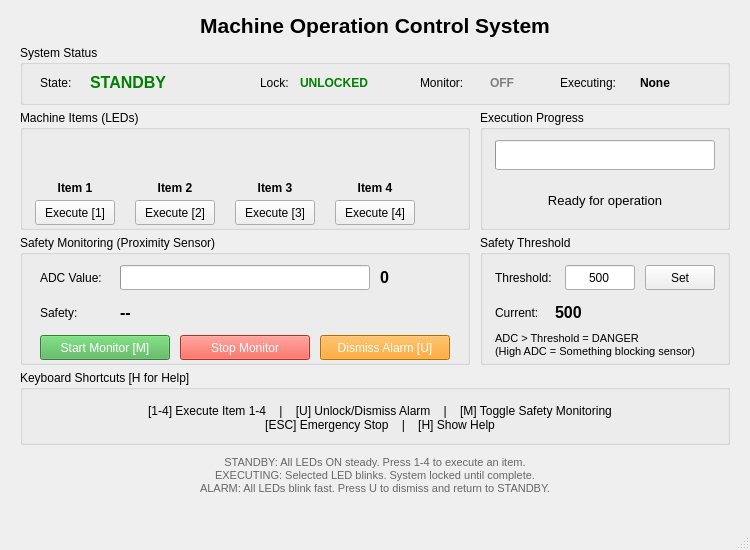
<?xml version="1.0" encoding="UTF-8"?>
<ui version="4.0">
 <class>MainWindow</class>
 <widget class="QMainWindow" name="MainWindow">
  <property name="geometry">
   <rect>
    <x>0</x>
    <y>0</y>
    <width>750</width>
    <height>550</height>
   </rect>
  </property>
  <property name="windowTitle">
   <string>Machine Operation Control System</string>
  </property>
  <widget class="QWidget" name="centralWidget">
   <!-- Title -->
   <widget class="QLabel" name="lblTitle">
    <property name="geometry">
     <rect>
      <x>20</x>
      <y>10</y>
      <width>710</width>
      <height>30</height>
     </rect>
    </property>
    <property name="font">
     <font>
      <pointsize>16</pointsize>
      <weight>75</weight>
      <bold>true</bold>
     </font>
    </property>
    <property name="text">
     <string>Machine Operation Control System</string>
    </property>
    <property name="alignment">
     <set>Qt::AlignCenter</set>
    </property>
   </widget>

   <!-- System Status Section -->
   <widget class="QGroupBox" name="groupStatus">
    <property name="geometry">
     <rect>
      <x>20</x>
      <y>45</y>
      <width>710</width>
      <height>60</height>
     </rect>
    </property>
    <property name="title">
     <string>System Status</string>
    </property>

    <widget class="QLabel" name="lblStateLabel">
     <property name="geometry">
      <rect>
       <x>20</x>
       <y>25</y>
       <width>50</width>
       <height>25</height>
      </rect>
     </property>
     <property name="text">
      <string>State:</string>
     </property>
    </widget>

    <widget class="QLabel" name="lblSystemState">
     <property name="geometry">
      <rect>
       <x>70</x>
       <y>25</y>
       <width>150</width>
       <height>25</height>
      </rect>
     </property>
     <property name="font">
      <font>
       <pointsize>12</pointsize>
       <weight>75</weight>
       <bold>true</bold>
      </font>
     </property>
     <property name="text">
      <string>STANDBY</string>
     </property>
     <property name="styleSheet">
      <string>color: green; font-weight: bold;</string>
     </property>
    </widget>

    <widget class="QLabel" name="lblLockLabel">
     <property name="geometry">
      <rect>
       <x>240</x>
       <y>25</y>
       <width>40</width>
       <height>25</height>
      </rect>
     </property>
     <property name="text">
      <string>Lock:</string>
     </property>
    </widget>

    <widget class="QLabel" name="lblLockStatus">
     <property name="geometry">
      <rect>
       <x>280</x>
       <y>25</y>
       <width>100</width>
       <height>25</height>
      </rect>
     </property>
     <property name="font">
      <font>
       <weight>75</weight>
       <bold>true</bold>
      </font>
     </property>
     <property name="text">
      <string>UNLOCKED</string>
     </property>
     <property name="styleSheet">
      <string>color: green; font-weight: bold;</string>
     </property>
    </widget>

    <widget class="QLabel" name="lblMonLabel">
     <property name="geometry">
      <rect>
       <x>400</x>
       <y>25</y>
       <width>70</width>
       <height>25</height>
      </rect>
     </property>
     <property name="text">
      <string>Monitor:</string>
     </property>
    </widget>

    <widget class="QLabel" name="lblMonitoringStatus">
     <property name="geometry">
      <rect>
       <x>470</x>
       <y>25</y>
       <width>50</width>
       <height>25</height>
      </rect>
     </property>
     <property name="font">
      <font>
       <weight>75</weight>
       <bold>true</bold>
      </font>
     </property>
     <property name="text">
      <string>OFF</string>
     </property>
     <property name="styleSheet">
      <string>color: gray;</string>
     </property>
    </widget>

    <widget class="QLabel" name="lblItemLabel">
     <property name="geometry">
      <rect>
       <x>540</x>
       <y>25</y>
       <width>80</width>
       <height>25</height>
      </rect>
     </property>
     <property name="text">
      <string>Executing:</string>
     </property>
    </widget>

    <widget class="QLabel" name="lblCurrentItem">
     <property name="geometry">
      <rect>
       <x>620</x>
       <y>25</y>
       <width>70</width>
       <height>25</height>
      </rect>
     </property>
     <property name="font">
      <font>
       <weight>75</weight>
       <bold>true</bold>
      </font>
     </property>
     <property name="text">
      <string>None</string>
     </property>
    </widget>
   </widget>

   <!-- LED Section -->
   <widget class="QGroupBox" name="groupLEDs">
    <property name="geometry">
     <rect>
      <x>20</x>
      <y>110</y>
      <width>450</width>
      <height>120</height>
     </rect>
    </property>
    <property name="title">
     <string>Machine Items (LEDs)</string>
    </property>

    <!-- LED 1 -->
    <widget class="QLabel" name="ledPic1">
     <property name="geometry">
      <rect>
       <x>30</x>
       <y>25</y>
       <width>50</width>
       <height>40</height>
      </rect>
     </property>
     <property name="pixmap">
      <pixmap resource="qtres.qrc">:/new/prefix1/lightbulb.png</pixmap>
     </property>
     <property name="scaledContents">
      <bool>true</bool>
     </property>
    </widget>
    <widget class="QLabel" name="lblLED1">
     <property name="geometry">
      <rect>
       <x>20</x>
       <y>68</y>
       <width>70</width>
       <height>20</height>
      </rect>
     </property>
     <property name="font">
      <font>
       <weight>75</weight>
       <bold>true</bold>
      </font>
     </property>
     <property name="text">
      <string>Item 1</string>
     </property>
     <property name="alignment">
      <set>Qt::AlignCenter</set>
     </property>
    </widget>
    <widget class="QPushButton" name="btnExecute1">
     <property name="geometry">
      <rect>
       <x>15</x>
       <y>90</y>
       <width>80</width>
       <height>25</height>
      </rect>
     </property>
     <property name="text">
      <string>Execute [1]</string>
     </property>
    </widget>

    <!-- LED 2 -->
    <widget class="QLabel" name="ledPic2">
     <property name="geometry">
      <rect>
       <x>130</x>
       <y>25</y>
       <width>50</width>
       <height>40</height>
      </rect>
     </property>
     <property name="pixmap">
      <pixmap resource="qtres.qrc">:/new/prefix1/lightbulb.png</pixmap>
     </property>
     <property name="scaledContents">
      <bool>true</bool>
     </property>
    </widget>
    <widget class="QLabel" name="lblLED2">
     <property name="geometry">
      <rect>
       <x>120</x>
       <y>68</y>
       <width>70</width>
       <height>20</height>
      </rect>
     </property>
     <property name="font">
      <font>
       <weight>75</weight>
       <bold>true</bold>
      </font>
     </property>
     <property name="text">
      <string>Item 2</string>
     </property>
     <property name="alignment">
      <set>Qt::AlignCenter</set>
     </property>
    </widget>
    <widget class="QPushButton" name="btnExecute2">
     <property name="geometry">
      <rect>
       <x>115</x>
       <y>90</y>
       <width>80</width>
       <height>25</height>
      </rect>
     </property>
     <property name="text">
      <string>Execute [2]</string>
     </property>
    </widget>

    <!-- LED 3 -->
    <widget class="QLabel" name="ledPic3">
     <property name="geometry">
      <rect>
       <x>230</x>
       <y>25</y>
       <width>50</width>
       <height>40</height>
      </rect>
     </property>
     <property name="pixmap">
      <pixmap resource="qtres.qrc">:/new/prefix1/lightbulb.png</pixmap>
     </property>
     <property name="scaledContents">
      <bool>true</bool>
     </property>
    </widget>
    <widget class="QLabel" name="lblLED3">
     <property name="geometry">
      <rect>
       <x>220</x>
       <y>68</y>
       <width>70</width>
       <height>20</height>
      </rect>
     </property>
     <property name="font">
      <font>
       <weight>75</weight>
       <bold>true</bold>
      </font>
     </property>
     <property name="text">
      <string>Item 3</string>
     </property>
     <property name="alignment">
      <set>Qt::AlignCenter</set>
     </property>
    </widget>
    <widget class="QPushButton" name="btnExecute3">
     <property name="geometry">
      <rect>
       <x>215</x>
       <y>90</y>
       <width>80</width>
       <height>25</height>
      </rect>
     </property>
     <property name="text">
      <string>Execute [3]</string>
     </property>
    </widget>

    <!-- LED 4 -->
    <widget class="QLabel" name="ledPic4">
     <property name="geometry">
      <rect>
       <x>330</x>
       <y>25</y>
       <width>50</width>
       <height>40</height>
      </rect>
     </property>
     <property name="pixmap">
      <pixmap resource="qtres.qrc">:/new/prefix1/lightbulb.png</pixmap>
     </property>
     <property name="scaledContents">
      <bool>true</bool>
     </property>
    </widget>
    <widget class="QLabel" name="lblLED4">
     <property name="geometry">
      <rect>
       <x>320</x>
       <y>68</y>
       <width>70</width>
       <height>20</height>
      </rect>
     </property>
     <property name="font">
      <font>
       <weight>75</weight>
       <bold>true</bold>
      </font>
     </property>
     <property name="text">
      <string>Item 4</string>
     </property>
     <property name="alignment">
      <set>Qt::AlignCenter</set>
     </property>
    </widget>
    <widget class="QPushButton" name="btnExecute4">
     <property name="geometry">
      <rect>
       <x>315</x>
       <y>90</y>
       <width>80</width>
       <height>25</height>
      </rect>
     </property>
     <property name="text">
      <string>Execute [4]</string>
     </property>
    </widget>
   </widget>

   <!-- Execution Progress Section -->
   <widget class="QGroupBox" name="groupProgress">
    <property name="geometry">
     <rect>
      <x>480</x>
      <y>110</y>
      <width>250</width>
      <height>120</height>
     </rect>
    </property>
    <property name="title">
     <string>Execution Progress</string>
    </property>

    <widget class="QProgressBar" name="executionProgressBar">
     <property name="geometry">
      <rect>
       <x>15</x>
       <y>30</y>
       <width>220</width>
       <height>30</height>
      </rect>
     </property>
     <property name="minimum">
      <number>0</number>
     </property>
     <property name="maximum">
      <number>100</number>
     </property>
    </widget>

    <widget class="QLabel" name="lblStatus">
     <property name="geometry">
      <rect>
       <x>15</x>
       <y>70</y>
       <width>220</width>
       <height>40</height>
      </rect>
     </property>
     <property name="font">
      <font>
       <pointsize>10</pointsize>
      </font>
     </property>
     <property name="text">
      <string>Ready for operation</string>
     </property>
     <property name="alignment">
      <set>Qt::AlignCenter</set>
     </property>
     <property name="wordWrap">
      <bool>true</bool>
     </property>
    </widget>
   </widget>

   <!-- Safety Monitoring Section -->
   <widget class="QGroupBox" name="groupSafety">
    <property name="geometry">
     <rect>
      <x>20</x>
      <y>235</y>
      <width>450</width>
      <height>130</height>
     </rect>
    </property>
    <property name="title">
     <string>Safety Monitoring (Proximity Sensor)</string>
    </property>

    <widget class="QLabel" name="lblADCLabel">
     <property name="geometry">
      <rect>
       <x>20</x>
       <y>30</y>
       <width>80</width>
       <height>25</height>
      </rect>
     </property>
     <property name="text">
      <string>ADC Value:</string>
     </property>
    </widget>

    <widget class="QProgressBar" name="adcProgressBar">
     <property name="geometry">
      <rect>
       <x>100</x>
       <y>30</y>
       <width>250</width>
       <height>25</height>
      </rect>
     </property>
     <property name="maximum">
      <number>1023</number>
     </property>
    </widget>

    <widget class="QLabel" name="lblADCValue">
     <property name="geometry">
      <rect>
       <x>360</x>
       <y>30</y>
       <width>60</width>
       <height>25</height>
      </rect>
     </property>
     <property name="font">
      <font>
       <pointsize>12</pointsize>
       <weight>75</weight>
       <bold>true</bold>
      </font>
     </property>
     <property name="text">
      <string>0</string>
     </property>
    </widget>

    <widget class="QLabel" name="lblSafetyLabel">
     <property name="geometry">
      <rect>
       <x>20</x>
       <y>65</y>
       <width>80</width>
       <height>25</height>
      </rect>
     </property>
     <property name="text">
      <string>Safety:</string>
     </property>
    </widget>

    <widget class="QLabel" name="lblSafetyStatus">
     <property name="geometry">
      <rect>
       <x>100</x>
       <y>65</y>
       <width>200</width>
       <height>25</height>
      </rect>
     </property>
     <property name="font">
      <font>
       <pointsize>12</pointsize>
       <weight>75</weight>
       <bold>true</bold>
      </font>
     </property>
     <property name="text">
      <string>--</string>
     </property>
    </widget>

    <widget class="QPushButton" name="btnStartADC">
     <property name="geometry">
      <rect>
       <x>20</x>
       <y>100</y>
       <width>130</width>
       <height>25</height>
      </rect>
     </property>
     <property name="text">
      <string>Start Monitor [M]</string>
     </property>
     <property name="styleSheet">
      <string>background-color: #4CAF50; color: white;</string>
     </property>
    </widget>

    <widget class="QPushButton" name="btnStopADC">
     <property name="geometry">
      <rect>
       <x>160</x>
       <y>100</y>
       <width>130</width>
       <height>25</height>
      </rect>
     </property>
     <property name="text">
      <string>Stop Monitor</string>
     </property>
     <property name="styleSheet">
      <string>background-color: #f44336; color: white;</string>
     </property>
    </widget>

    <widget class="QPushButton" name="btnDismissAlarm">
     <property name="geometry">
      <rect>
       <x>300</x>
       <y>100</y>
       <width>130</width>
       <height>25</height>
      </rect>
     </property>
     <property name="text">
      <string>Dismiss Alarm [U]</string>
     </property>
     <property name="styleSheet">
      <string>background-color: #FF9800; color: white;</string>
     </property>
    </widget>
   </widget>

   <!-- Threshold Control Section -->
   <widget class="QGroupBox" name="groupThreshold">
    <property name="geometry">
     <rect>
      <x>480</x>
      <y>235</y>
      <width>250</width>
      <height>130</height>
     </rect>
    </property>
    <property name="title">
     <string>Safety Threshold</string>
    </property>

    <widget class="QLabel" name="lblThresholdLabel">
     <property name="geometry">
      <rect>
       <x>15</x>
       <y>30</y>
       <width>70</width>
       <height>25</height>
      </rect>
     </property>
     <property name="text">
      <string>Threshold:</string>
     </property>
    </widget>

    <widget class="QLineEdit" name="inputThreshold">
     <property name="geometry">
      <rect>
       <x>85</x>
       <y>30</y>
       <width>70</width>
       <height>25</height>
      </rect>
     </property>
     <property name="text">
      <string>500</string>
     </property>
     <property name="alignment">
      <set>Qt::AlignCenter</set>
     </property>
    </widget>

    <widget class="QPushButton" name="btnSetThreshold">
     <property name="geometry">
      <rect>
       <x>165</x>
       <y>30</y>
       <width>70</width>
       <height>25</height>
      </rect>
     </property>
     <property name="text">
      <string>Set</string>
     </property>
    </widget>

    <widget class="QLabel" name="lblCurrentLabel">
     <property name="geometry">
      <rect>
       <x>15</x>
       <y>65</y>
       <width>60</width>
       <height>25</height>
      </rect>
     </property>
     <property name="text">
      <string>Current:</string>
     </property>
    </widget>

    <widget class="QLabel" name="lblThresholdValue">
     <property name="geometry">
      <rect>
       <x>75</x>
       <y>65</y>
       <width>60</width>
       <height>25</height>
      </rect>
     </property>
     <property name="font">
      <font>
       <pointsize>12</pointsize>
       <weight>75</weight>
       <bold>true</bold>
      </font>
     </property>
     <property name="text">
      <string>500</string>
     </property>
    </widget>

    <widget class="QLabel" name="lblThresholdNote">
     <property name="geometry">
      <rect>
       <x>15</x>
       <y>95</y>
       <width>220</width>
       <height>30</height>
      </rect>
     </property>
     <property name="font">
      <font>
       <pointsize>8</pointsize>
      </font>
     </property>
     <property name="text">
      <string>ADC > Threshold = DANGER
(High ADC = Something blocking sensor)</string>
     </property>
     <property name="wordWrap">
      <bool>true</bool>
     </property>
    </widget>
   </widget>

   <!-- Help Section -->
   <widget class="QGroupBox" name="groupHelp">
    <property name="geometry">
     <rect>
      <x>20</x>
      <y>370</y>
      <width>710</width>
      <height>75</height>
     </rect>
    </property>
    <property name="title">
     <string>Keyboard Shortcuts [H for Help]</string>
    </property>

    <widget class="QLabel" name="lblShortcuts">
     <property name="geometry">
      <rect>
       <x>20</x>
       <y>25</y>
       <width>680</width>
       <height>45</height>
      </rect>
     </property>
     <property name="font">
      <font>
       <pointsize>9</pointsize>
      </font>
     </property>
     <property name="text">
      <string>[1-4] Execute Item 1-4    |    [U] Unlock/Dismiss Alarm    |    [M] Toggle Safety Monitoring
[ESC] Emergency Stop    |    [H] Show Help</string>
     </property>
     <property name="alignment">
      <set>Qt::AlignCenter</set>
     </property>
    </widget>
   </widget>

   <!-- Operation Guide -->
   <widget class="QLabel" name="lblGuide">
    <property name="geometry">
     <rect>
      <x>20</x>
      <y>450</y>
      <width>710</width>
      <height>50</height>
     </rect>
    </property>
    <property name="font">
     <font>
      <pointsize>8</pointsize>
     </font>
    </property>
    <property name="text">
     <string>STANDBY: All LEDs ON steady. Press 1-4 to execute an item.
EXECUTING: Selected LED blinks. System locked until complete.
ALARM: All LEDs blink fast. Press U to dismiss and return to STANDBY.</string>
    </property>
    <property name="alignment">
     <set>Qt::AlignCenter</set>
    </property>
    <property name="styleSheet">
     <string>color: #666;</string>
    </property>
   </widget>

  </widget>
  <widget class="QMenuBar" name="menuBar">
   <property name="geometry">
    <rect>
     <x>0</x>
     <y>0</y>
     <width>750</width>
     <height>22</height>
    </rect>
   </property>
  </widget>
  <widget class="QStatusBar" name="statusBar"/>
 </widget>
 <layoutdefault spacing="6" margin="11"/>
 <resources>
  <include location="qtres.qrc"/>
 </resources>
 <connections/>
</ui>
